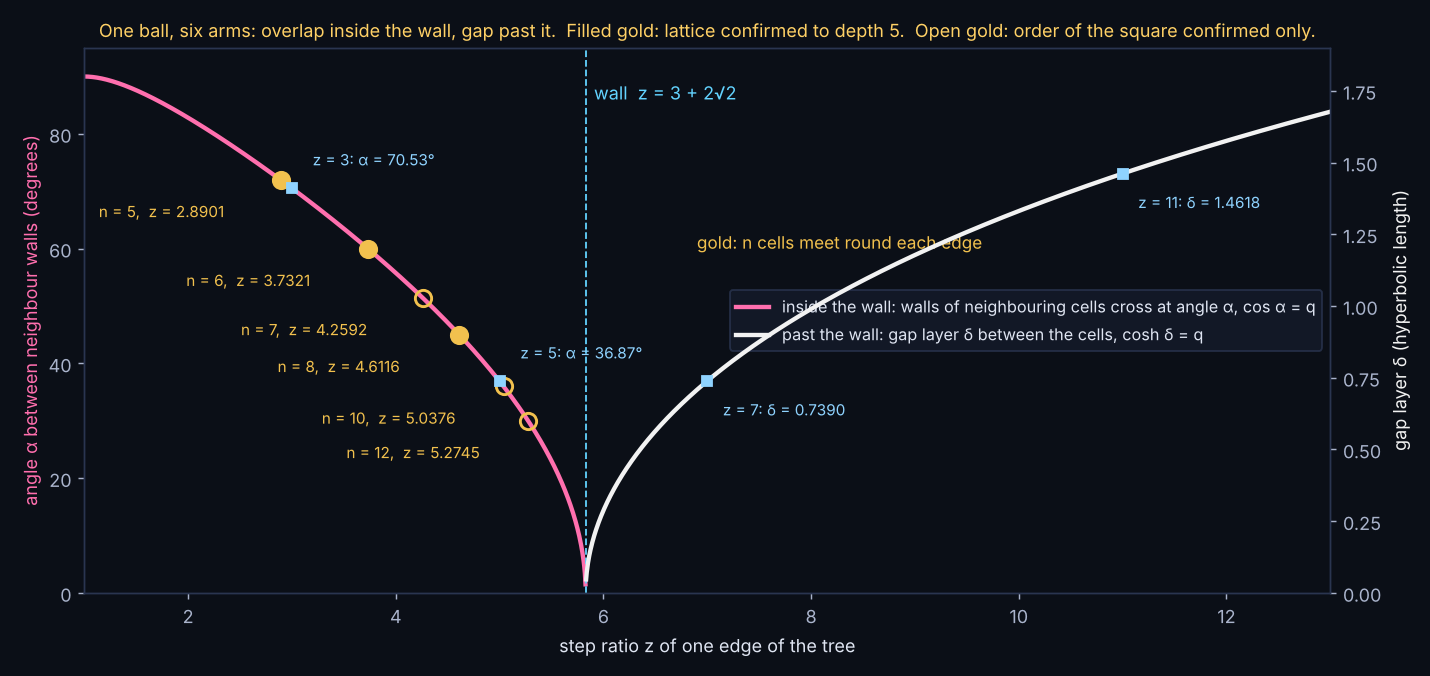

Write the Python code that produced this figure.
# SCRIPT: ONE-BALL-FIG-CELLS-01 (draws the checked law: angle between neighbour walls inside the wall, gap layer past it)
import numpy as np, matplotlib; matplotlib.use('Agg'); import matplotlib.pyplot as plt, math
z=np.linspace(1.001,13,2000); q=(z-1)**2/(4*z); W=3+2*math.sqrt(2)
fig,ax=plt.subplots(figsize=(11,5.2),facecolor='#0b0f17'); ax.set_facecolor('#0b0f17')
ins=z<W; ax.plot(z[ins],np.degrees(np.arccos(q[ins])),color='#ff6fae',lw=2.4,label='inside the wall: walls of neighbouring cells cross at angle α, cos α = q')
ax2=ax.twinx(); ax2.plot(z[~ins],np.arccosh(q[~ins]),color='#f2f2f2',lw=2.4,label='past the wall: gap layer δ between the cells, cosh δ = q')
ax.axvline(W,color='#63d3ff',ls='--',lw=1); ax.text(6.9,60,'gold: n cells meet round each edge',color='#f2c14e',fontsize=9.5); ax.text(W+0.08,86,'wall  z = 3 + 2√2',color='#63d3ff',fontsize=10)
zof=lambda c:(math.sqrt(c)+math.sqrt(1+c))**2
for n,ok in ((5,1),(6,1),(8,1),(7,0),(10,0),(12,0)):
    zz=zof(math.cos(2*math.pi/n)); a=360/n
    ax.plot([zz],[a],'o',ms=9,color='#f2c14e' if ok else 'none',mec='#f2c14e',mew=1.6)
    ax.annotate(f'n = {n},  z = {zz:.4f}',(zz,a),xytext=(zz-1.75,a-6.5),color='#f2c14e',fontsize=8.5)
for zz,nm in ((3,'z = 3'),(5,'z = 5'),(7,'z = 7'),(11,'z = 11')):
    qq=(zz-1)**2/(4*zz)
    if zz<W: ax.plot([zz],[math.degrees(math.acos(qq))],'s',color='#8fd3ff',ms=6); ax.annotate(f'{nm}: α = {math.degrees(math.acos(qq)):.2f}°',(zz,math.degrees(math.acos(qq))),xytext=(zz+0.2,math.degrees(math.acos(qq))+4),color='#8fd3ff',fontsize=8.5)
    else: ax2.plot([zz],[math.acosh(qq)],'s',color='#8fd3ff',ms=6); ax2.annotate(f'{nm}: δ = {math.acosh(qq):.4f}',(zz,math.acosh(qq)),xytext=(zz+0.15,math.acosh(qq)-0.12),color='#8fd3ff',fontsize=8.5)
ax.set_xlabel('step ratio z of one edge of the tree',color='#dfe5f2'); ax.set_ylabel('angle α between neighbour walls (degrees)',color='#ff6fae'); ax2.set_ylabel('gap layer δ (hyperbolic length)',color='#f2f2f2')
ax.set_ylim(0,95); ax2.set_ylim(0,1.9); ax.set_xlim(1,13)
for a in (ax,ax2):
    a.tick_params(colors='#aab4cc'); [s.set_color('#2a3550') for s in a.spines.values()]
h1,l1=ax.get_legend_handles_labels(); h2,l2=ax2.get_legend_handles_labels()
ax.legend(h1+h2,l1+l2,loc='center right',facecolor='#141b2b',edgecolor='#2a3550',labelcolor='#dfe5f2',fontsize=9)
ax.set_title('One ball, six arms: overlap inside the wall, gap past it.  Filled gold: lattice confirmed to depth 5.  Open gold: order of the square confirmed only.',color='#ffd166',fontsize=10)
plt.tight_layout(); plt.savefig('fig_cells.png',dpi=130,facecolor='#0b0f17')
